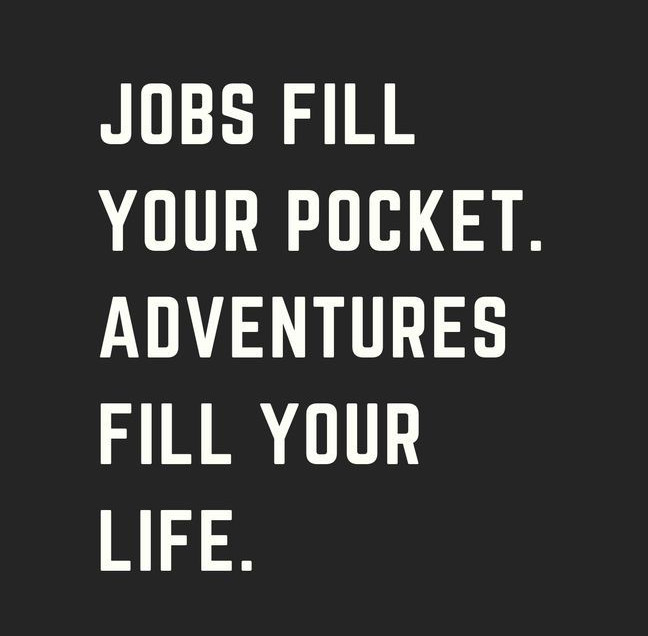
#> input picture Python/image-to-sound-python--master/image.jpg, 648 x 636 px
$ python image_resizer.py
#> lines starting #> are read from the running program, lines starting #| are printed output that depends on the picture
from PIL import Image
output_size = (450, 350)
i = Image.open(input('Enter the filename:'))
#> the answer given: image-to-sound-python--master/image.jpg
#> i is the input picture: PIL image 648x636 RGB; mean R, G, B 60.4, 60.5, 59.7
i.thumbnail(output_size)
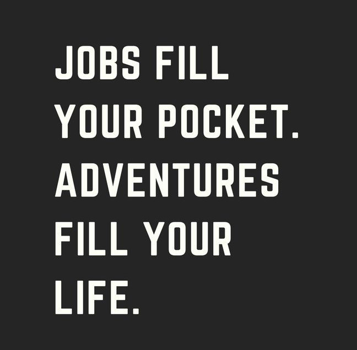
#> i: PIL image 357x350 RGB; mean R, G, B 60.3, 60.4, 59.7
i.save(input('Enter the output filename:')+'.png')
#> the answer given: out.png
